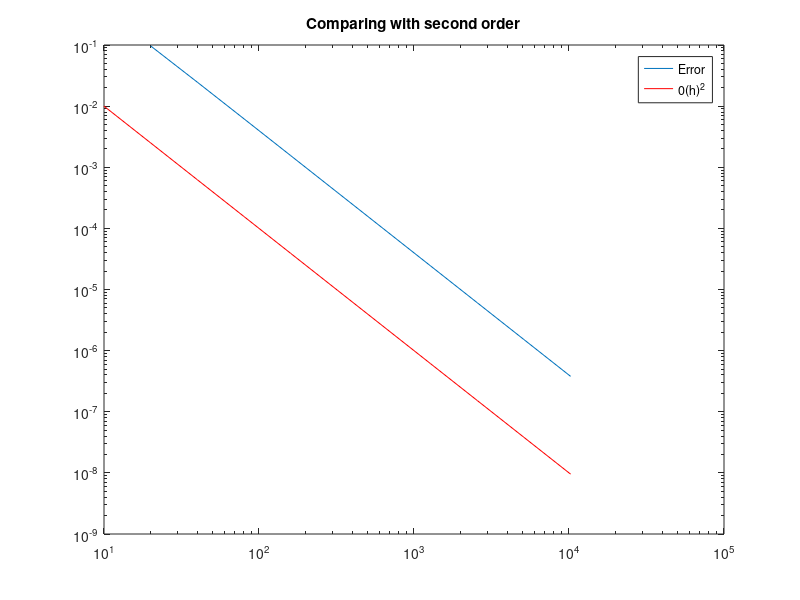

This figure's MATLAB source:
clc;
clear all;
close all;
f=@(x) x*log(x+1); % function
a=0; % lower limit
b=1; % upper limit
n=1;
k=1;
Err(1)=0;
while(n<=1024)
N(k)=10*n;
h=(b-a)/n;% step length
x=a:h:b;
for i=1:length(x)
y(i)=f(x(i));
end
% Trapezoid formula
l=length(x);
Th=((h/2)*((y(1)+y(l))+2*(sum(y)-y(1)-y(l))));
Error=abs(Th-1/4); % error
n=n*2;
Trpa(k)=Th;
Err(k+1)=Error;
Log_err(k)=log2( Err(k)/ Err(k+1));
k=k+1;
end
disp('n Integral value log2(e_(n/2)/e_n) ')
disp('___________________________________________________________')
Log_err(1)=0;
for i=1:k-1
fprintf('%0.5f \t %15e \t %15f \n',N(i),Trpa(i), Log_err(i))
end
loglog(N,Err(1:k-1))
hold on
loglog(N,1./N.^2,'r')
legend('Error','0(h)^2')
title('Comparing with second order')
